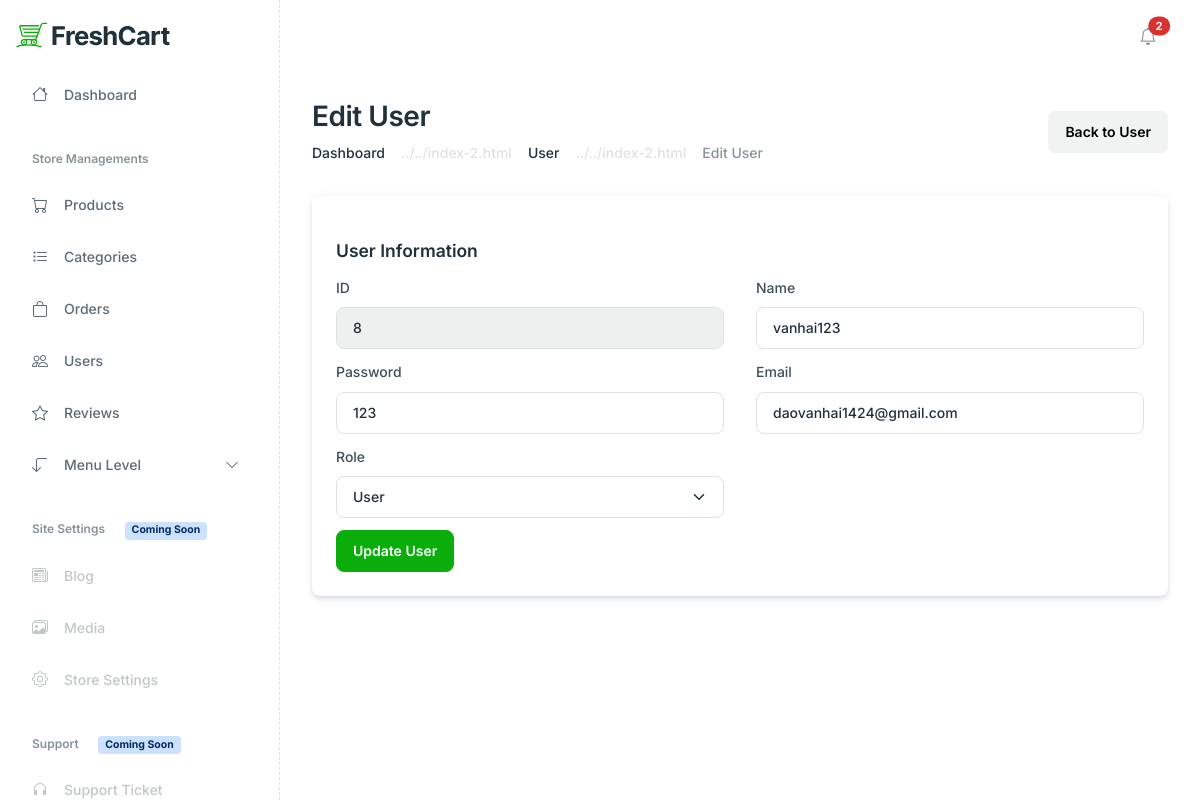
Page /admin/index.php?act=edit_user&id=8 on the committed database.
### tables this page shows
CREATE TABLE `user` (
  `id` int(11) NOT NULL,
  `user` varchar(255) NOT NULL,
  `pass` varchar(255) NOT NULL,
  `email` varchar(255) NOT NULL,
  `role` tinyint(2) NOT NULL COMMENT '0. Admin\r\n1. User'
);

### model/pdo.php (called while the page is built, shortened)
<?php
function pdo_get_connection(){
    $servername = "localhost";
    $username = "root";
    $password = "";
    try {
        $conn = new PDO("mysql:host=$servername;dbname=freshcart", $username, $password);
        $conn->setAttribute(PDO::ATTR_ERRMODE, PDO::ERRMODE_EXCEPTION);
        return $conn;
    } catch(PDOException $e) {
        echo "Connection failed: " . $e->getMessage();
    }
}
function pdo_query_one($sql){
    $sql_args=array_slice(func_get_args(),1);
    try{
        $conn=pdo_get_connection();
        $stmt=$conn->prepare($sql);
        $stmt->execute($sql_args);
        $row=$stmt->fetch(PDO::FETCH_ASSOC);
        return $row;
    }
    catch(PDOException $e){
        throw $e;
    }
    finally{
        unset($conn);
    }
}
?>

### model/user.php (called while the page is built, shortened)
<?php
    function loadone_user($id) {
        $sql = "SELECT * FROM `user` WHERE id= $id";
        $user = pdo_query_one($sql);
        return $user;
    }
?>

### admin/user/edit.php (the view, shortened to what this page needs)
<div class="main-wrapper">
    <?php include 'box_left.php';
        if(is_array($user)) {
            extract($user);
        }
    ?>
    <main class="main-content-wrapper">
        <div class="container">
            <div class="row mb-8">
                <div class="col-md-12">
                    <div class="d-md-flex justify-content-between align-items-center">
                        <div>
                            <h2>Edit User</h2>
                            <nav aria-label="breadcrumb">
                                <ol class="breadcrumb mb-0">
                                    <li class="breadcrumb-item"><a href="#" class="text-inherit">Dashboard</a></li>
                                    <li class="breadcrumb-item"><a href="#" class="text-inherit">User</a></li>
                                    <li class="breadcrumb-item active" aria-current="page">Edit User</li>
                                </ol>
                            </nav>
                        </div>
                        <div>
                            <a href="index.php?act=list_user" class="btn btn-light">Back to User</a>
                        </div>
                    </div>
                </div>
            </div>
            <form action="index.php?act=update_user" method="POST" class="row">
                <div class="col-lg-12 col-12">
                    <div class="card mb-6 shadow border-0">
                        <div class="card-body p-6">
                            <h4 class="mb-4 h5 mt-5">User Information</h4>
                            <div class="row">
                                <div class="mb-3 col-lg-6">
                                    <label class="form-label">ID</label>
                                    <input type="text" class="form-control" value="<?= $id ?>" required disabled />
                                </div>
                                <div class="mb-3 col-lg-6">
                                    <label class="form-label">Name</label>
                                    <input type="text" name="name" class="form-control" value="<?= $user ?>" required />
                                </div>
                                <div class="mb-3 col-lg-6">
                                    <label class="form-label">Password</label>
                                    <input type="text" name="pass" class="form-control" value="<?= $pass ?>" required />
                                </div>
                                <div class="mb-3 col-lg-6">
                                    <label class="form-label">Email</label>
                                    <input type="text" name="email" class="form-control" value="<?= $email ?>" required />
                                </div>
                                <div class="mb-3 col-lg-6">
                                    <label class="form-label">Role</label>
                                    <select class="form-select" name="role">
                                        <option <?= ($role == 1) ? 'selected' : '' ?> value="1">User</option>
                                    </select>
                                </div>
                                <div class="col-lg-12">
                                    <button type="submit" name="submit" class="btn btn-primary">Update User</button>
                                </div>
                            </div>
                        </div>
                    </div>
                </div>
            </form>
        </div>
    </main>

### rows in the picture
user: id "8", name "vanhai123", pass "123", email "daovanhai1424@gmail.com", role "User"
